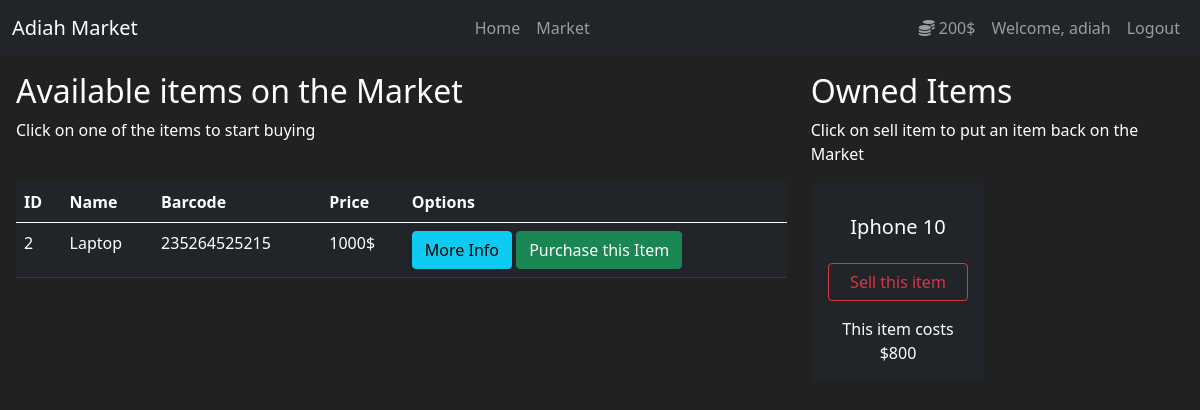
The page /market (signed in) on the database its author committed.
### market/models.py (models this page shows, shortened)
class User(db.Model, UserMixin):
	id = db.Column(db.Integer(), primary_key=True)
	username = db.Column(db.String(30), nullable=False, unique=True)
	email_address = db.Column(db.String(50), nullable=False, unique=True)
	password_hash = db.Column(db.String(60), nullable=False)
	budget = db.Column(db.Integer, nullable=False, default=1000)
	items = db.relationship('Item', backref='owned_user', lazy=True)
	@property
	def prettier_budget(self):
		if len(str(self.budget)) >= 4:
			return f'{str(self.budget)[:-3]},{str(self.budget)[-3:]}$'
		else:
			return f"{self.budget}$"
	@property
	def password(self):
		return self.password

class Item(db.Model):
	id = db.Column(db.Integer, primary_key=True)
	name = db.Column(db.String(30), nullable=False, unique=True)
	price = db.Column(db.Integer, nullable=False)
	barcode = db.Column(db.String(12), nullable=False, unique=True)
	description = db.Column(db.String(1024), nullable=False, unique=True)
	owner = db.Column(db.Integer, db.ForeignKey('user.id'))

### market/routes.py (the view)
@app.route('/market', methods=['GET', 'POST'])
@login_required
def market_page():
	purchase_form = PurchaseItemForm()
	seling_form = SellItemForm()
	"""if purchase_form.validate_on_submit():
		#print(purchase_form['purchased_item'])
		print(request.form.get('purchased_item'))
	"""
	if request.method == 'POST':
		purchased_item = request.form.get('purchased_item')
		p_item_object = Item.query.filter_by(name=purchased_item).first()
		if p_item_object:
			if current_user.can_purchase(p_item_object):
				"""p_item_object.owner = current_user.id
				current_user.budget -= p_item_object.price
				db.session.commit()
				"""
				p_item_object.buy(current_user)
				flash(f"Congratulations! You purchased {p_item_object.name} for ${p_item_object.price}", category='success')
			else:
				flash(f"Unfortunately, you don't have enough money to purchase {p_item_object.name}", category='danger')
		sold_item = request.form.get('sold_item')
		s_item_object = Item.query.filter_by(name=sold_item).first()
		if s_item_object:
			if current_user.can_sell(s_item_object):
				s_item_object.sell(current_user)
				flash(f"Congratulations! You sold {s_item_object.name} back to market at ${s_item_object.price}", category='success')
			else:
				flash(f"Something went wrong with selling {s_item_object.name}", category='danger')
		return redirect(url_for('market_page'))
	else:
		items = Item.query.filter_by(owner=None)
		owned_items = Item.query.filter_by(owner=current_user.id)
		return render_template('market.html', items=items, purchase_form=purchase_form, owned_items=owned_items, selling_form=seling_form)

### market/models.py (called while the page is built)
@login_manager.user_loader
def load_user(user_id):
    return User.query.get(int(user_id))

### market/templates/market.html (shortened to what this page needs)
{% extends 'base.html' %}
{% block main %}
<div class="container-fluid px-3 pt-3">
<div class="row">
	<div class="col-8">
		<h2>Available items on the Market</h2>
		<p>Click on one of the items to start buying</p>
		<br>
		<table class="table table-hover table-dark">
			<thead>
				<tr>
					<th scope="col">ID</th>
					<th scope="col">Name</th>
					<th scope="col">Barcode</th>
					<th scope="col">Price</th>
					<th scope="col">Options</th>
				</tr>
			</thead>
			<tbody>
				{% for item in items %}
					<tr>
						<td>{{ item.id }}</td>
						<td>{{ item.name }}</td>
						<td>{{ item.barcode }}</td>
						<td>{{ item.price }}$</td>
						<td>
							<button class="btn btn-outline btn-info" data-bs-toggle="modal" data-bs-target="#Modal-MoreInfo-{{ item.id }}">More Info</button>
							<button class="btn btn-outline btn-success" data-bs-toggle="modal" data-bs-target="#Modal-PurchaseConfirm-{{ item.id }}">Purchase this Item</button>
						</td>
					</tr>
				{% endfor %}
			</tbody>
		</table>
	</div>
	<div class="col-4">
		<h2>Owned Items</h2>
		<p>Click on sell item to put an item back on the Market</p>
		<div class="row">
			{% for owned_item in owned_items %}
			<div class="col-md-6">
				<div class="card bg-dark text-center p-3">
					<div class="card-body">
						<h5 class="card-title">{{ owned_item.name }}</h5>
					</div>
					<button class="btn btn-outline-danger mb-3" data-bs-toggle="modal" data-bs-target="#Modal-SellingConfirm-{{ owned_item.id }}">
						Sell this item
					</button>
					<p class="card-text">
						This item costs ${{ owned_item.price }}
					</p>
				</div>
			</div>
			{% endfor %}
		</div>
	</div>
</div>
</div>
{% endblock %}

### market/templates/base.html (shortened to what this page needs)
<!DOCTYPE html>
<html lang="en">
    <head>
        <link
         href="https://cdn.jsdelivr.net/npm/bootstrap@5.0.1/dist/css/bootstrap.min.css"
         rel="stylesheet"
>
        <link
        rel="stylesheet"
        href="https://use.fontawesome.com/releases/v5.15.3/css/all.css"
>
        <link href="{{ url_for('static',filename='styles.css') }}" rel="stylesheet">
    </head>
    <body>
        <header>
            <nav class="navbar navbar-expand-md navbar-dark bg-dark">
                <div class="container-fluid">
                    <a class="navbar-brand" href="#">Adiah Market</a>
                    <div class="navbar-nav">
                        <a class="nav-link" href="{{ url_for('home_page') }}">Home</a>
                        <a class="nav-link" href="{{ url_for('market_page') }}">Market</a>
                    </div>
                    {% if current_user.is_authenticated %}
                    <div class="navbar-nav ml-auto">
                        <a class="nav-link" href="#">
                            <i class="fas fa-coins"></i>
                            {{ current_user.prettier_budget }}
                        </a>
                        <a class="nav-link" href="#">Welcome, {{ current_user.username }}</a>
                        <a class="nav-link" href="{{ url_for('logout_page') }}">Logout</a>
                    </div>
                    {% else %}
                    <div class="navbar-nav ml-auto">
                        <a class="nav-link" href="{{ url_for('login_page') }}">Login</a>
                        <a class="nav-link" href="{{ url_for('register_page') }}">Register</a>
                    </div>
                    {% endif %}
                </div>
            </nav>
        </header>
        <main>
            {% block main %}{% endblock %}
        </main>
    </body>
</html>

### market/static/styles.css (style rules this page uses)
body { background-color: #212121; color: white; }

### rows shown on the page
User: prettier_budget "200$", username "adiah"
Item: id "2", name "Laptop", barcode "235264525215", price "1000"
Item: name "Iphone 10", price "800"
